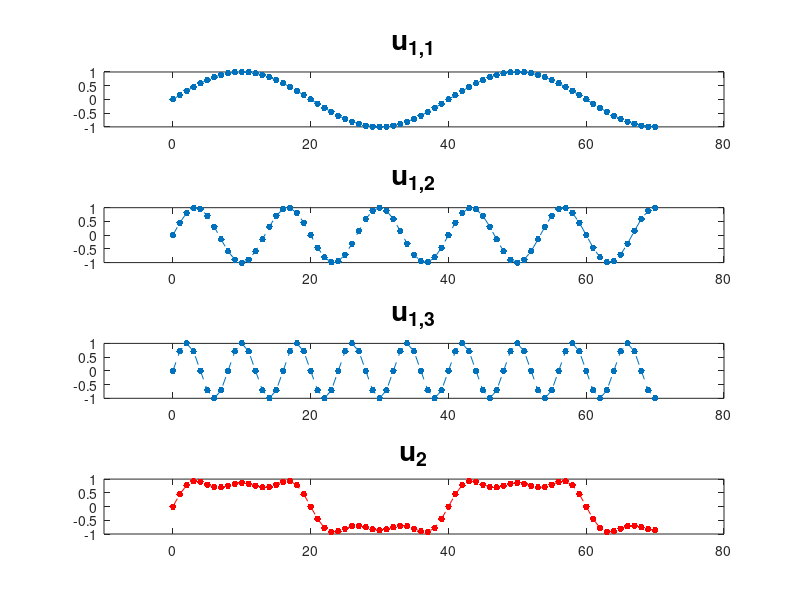

Reproduce this figure in MATLAB.
close all
clear all
clc

%plot square wave
f1 = 0.025; % fundamental frequency
f2 = 3*f1;  
f3 = 5*f1;

n = 0:70; % sequence index, can be from minus infinite to plus infinite

u11 = sin(2*pi*f1.*n); % Fundamental component
u12 = sin(2*pi*f2.*n); % 3rd Harmonics
u13 = sin(2*pi*f3.*n); % 5th Harmonics

u2 = u11+1/3*u12+1/5*u13; % generated square wave

fig=figure;
subplot(4,1,1) % plot u11
set(gca,'FontSize',14)
plot(n,u11,'--.','MarkerSize',15)
title('u_1_,_1','FontSize',20)
xlim([-10 80])



subplot(4,1,2)% plot u12
set(gca,'FontSize',14)
plot(n,u12,'--.','MarkerSize',15)
title('u_1_,_2','FontSize',20)
xlim([-10 80])


subplot(4,1,3) % plot u13
set(gca,'FontSize',14)
plot(n,u13,'--.','MarkerSize',15)
title('u_1_,_3','FontSize',20)
xlim([-10 80])


subplot(4,1,4) % plot u2
set(gca,'FontSize',14)
plot(n,u2,'r--.','MarkerSize',15)
title('u_2','FontSize',20)
xlim([-10 80])

print(fig, '-dtiff','-r150','squre_wave.tif') % saving the plot

